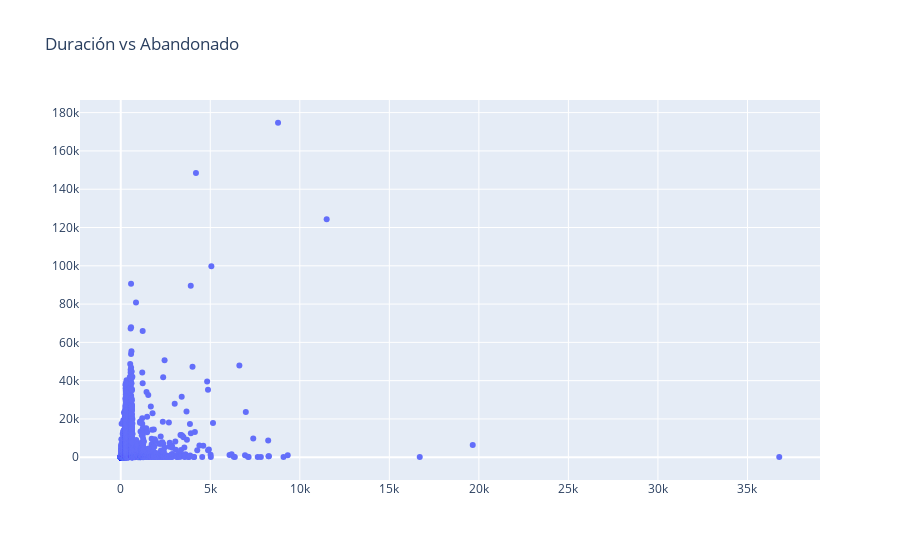

The notebook cell this image was saved under:
### Markdown cell above
Con respecto a la relación de duración y detenido, no es posible observar una relación decisiva. Se puede observar una tendencia a detener los animes alrededor de cierto rango de duración, pero es inconcluso.  
Se necesita más detalle.

### Code cell
# Creamos la figura y añadimos un trazado de dispersión.
fig = go.Figure()
fig.add_trace(go.Scatter(x=dataDuration['Duration'], y=dataDuration['Dropped'], mode='markers'))

# Personalizamos el diseño del gráfico.
fig.update_layout(title='Duración vs Abandonado')

# Mostramos el gráfico interactivo.
fig.show()

### Figure 1 — Plotly figure (JSON) as saved in the notebook; plotly's stock layout.template omitted (floating-point values rounded to 4 significant figures; data arrays with more than 128 entries replaced by an {"elided": "..."} marker saying what was removed)
{"data": [{"mode": "markers", "type": "scatter", "x": {"elided": "12296 float values"}, "y": {"elided": "12296 int values"}}], "layout": {"title": {"text": "Duración vs Abandonado"}}}
